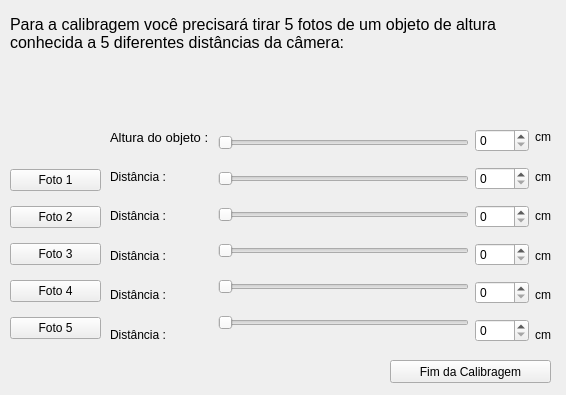
<?xml version="1.0" encoding="UTF-8"?>
<ui version="4.0">
 <class>JaneladeCalibragem</class>
 <widget class="QWidget" name="JaneladeCalibragem">
  <property name="geometry">
   <rect>
    <x>0</x>
    <y>0</y>
    <width>566</width>
    <height>395</height>
   </rect>
  </property>
  <property name="windowTitle">
   <string>Janela de Calibragem</string>
  </property>
  <widget class="QLabel" name="label_6">
   <property name="geometry">
    <rect>
     <x>720</x>
     <y>380</y>
     <width>57</width>
     <height>15</height>
    </rect>
   </property>
   <property name="text">
    <string>cm</string>
   </property>
  </widget>
  <widget class="QPushButton" name="pushButton">
   <property name="geometry">
    <rect>
     <x>390</x>
     <y>360</y>
     <width>161</width>
     <height>23</height>
    </rect>
   </property>
   <property name="text">
    <string>Fim da Calibragem</string>
   </property>
  </widget>
  <widget class="QLabel" name="label_3">
   <property name="geometry">
    <rect>
     <x>10</x>
     <y>14</y>
     <width>551</width>
     <height>57</height>
    </rect>
   </property>
   <property name="font">
    <font>
     <pointsize>12</pointsize>
    </font>
   </property>
   <property name="text">
    <string>Para a calibragem você precisará tirar 5 fotos de um objeto de altura
conhecida a 5 diferentes distâncias da câmera:
</string>
   </property>
  </widget>
  <widget class="QWidget" name="layoutWidget">
   <property name="geometry">
    <rect>
     <x>10</x>
     <y>160</y>
     <width>91</width>
     <height>191</height>
    </rect>
   </property>
   <layout class="QVBoxLayout" name="verticalLayout_5">
    <item>
     <widget class="QPushButton" name="pushButton_2">
      <property name="text">
       <string>Foto 1</string>
      </property>
     </widget>
    </item>
    <item>
     <widget class="QPushButton" name="pushButton_3">
      <property name="text">
       <string>Foto 2</string>
      </property>
     </widget>
    </item>
    <item>
     <widget class="QPushButton" name="pushButton_5">
      <property name="text">
       <string>Foto 3</string>
      </property>
     </widget>
    </item>
    <item>
     <widget class="QPushButton" name="pushButton_4">
      <property name="text">
       <string>Foto 4</string>
      </property>
     </widget>
    </item>
    <item>
     <widget class="QPushButton" name="pushButton_6">
      <property name="text">
       <string>Foto 5</string>
      </property>
     </widget>
    </item>
   </layout>
  </widget>
  <widget class="QWidget" name="layoutWidget">
   <property name="geometry">
    <rect>
     <x>110</x>
     <y>120</y>
     <width>441</width>
     <height>231</height>
    </rect>
   </property>
   <layout class="QHBoxLayout" name="horizontalLayout">
    <item>
     <layout class="QVBoxLayout" name="verticalLayout_4">
      <item>
       <widget class="QLabel" name="label">
        <property name="font">
         <font>
          <pointsize>10</pointsize>
         </font>
        </property>
        <property name="text">
         <string>Altura do objeto : </string>
        </property>
       </widget>
      </item>
      <item>
       <widget class="QLabel" name="label_4">
        <property name="text">
         <string>Distância :</string>
        </property>
       </widget>
      </item>
      <item>
       <widget class="QLabel" name="label_10">
        <property name="text">
         <string>Distância :</string>
        </property>
       </widget>
      </item>
      <item>
       <widget class="QLabel" name="label_13">
        <property name="text">
         <string>Distância :</string>
        </property>
       </widget>
      </item>
      <item>
       <widget class="QLabel" name="label_16">
        <property name="text">
         <string>Distância :</string>
        </property>
       </widget>
      </item>
      <item>
       <widget class="QLabel" name="label_15">
        <property name="text">
         <string>Distância :</string>
        </property>
       </widget>
      </item>
     </layout>
    </item>
    <item>
     <layout class="QVBoxLayout" name="verticalLayout_3">
      <item>
       <widget class="QSlider" name="horizontalSlider">
        <property name="maximum">
         <number>1000</number>
        </property>
        <property name="singleStep">
         <number>10</number>
        </property>
        <property name="orientation">
         <enum>Qt::Horizontal</enum>
        </property>
       </widget>
      </item>
      <item>
       <widget class="QSlider" name="horizontalSlider_2">
        <property name="maximum">
         <number>1000</number>
        </property>
        <property name="singleStep">
         <number>10</number>
        </property>
        <property name="orientation">
         <enum>Qt::Horizontal</enum>
        </property>
       </widget>
      </item>
      <item>
       <widget class="QSlider" name="horizontalSlider_4">
        <property name="maximum">
         <number>1000</number>
        </property>
        <property name="singleStep">
         <number>10</number>
        </property>
        <property name="orientation">
         <enum>Qt::Horizontal</enum>
        </property>
       </widget>
      </item>
      <item>
       <widget class="QSlider" name="horizontalSlider_5">
        <property name="maximum">
         <number>1000</number>
        </property>
        <property name="singleStep">
         <number>10</number>
        </property>
        <property name="orientation">
         <enum>Qt::Horizontal</enum>
        </property>
       </widget>
      </item>
      <item>
       <widget class="QSlider" name="horizontalSlider_6">
        <property name="maximum">
         <number>1000</number>
        </property>
        <property name="singleStep">
         <number>10</number>
        </property>
        <property name="orientation">
         <enum>Qt::Horizontal</enum>
        </property>
       </widget>
      </item>
      <item>
       <widget class="QSlider" name="horizontalSlider_3">
        <property name="maximum">
         <number>1000</number>
        </property>
        <property name="singleStep">
         <number>10</number>
        </property>
        <property name="orientation">
         <enum>Qt::Horizontal</enum>
        </property>
       </widget>
      </item>
     </layout>
    </item>
    <item>
     <layout class="QVBoxLayout" name="verticalLayout_2">
      <item>
       <widget class="QSpinBox" name="spinBox">
        <property name="maximum">
         <number>1000</number>
        </property>
       </widget>
      </item>
      <item>
       <widget class="QSpinBox" name="spinBox_2">
        <property name="maximum">
         <number>1000</number>
        </property>
       </widget>
      </item>
      <item>
       <widget class="QSpinBox" name="spinBox_3">
        <property name="maximum">
         <number>1000</number>
        </property>
       </widget>
      </item>
      <item>
       <widget class="QSpinBox" name="spinBox_4">
        <property name="maximum">
         <number>1000</number>
        </property>
       </widget>
      </item>
      <item>
       <widget class="QSpinBox" name="spinBox_5">
        <property name="maximum">
         <number>1000</number>
        </property>
       </widget>
      </item>
      <item>
       <widget class="QSpinBox" name="spinBox_6">
        <property name="maximum">
         <number>1000</number>
        </property>
       </widget>
      </item>
     </layout>
    </item>
    <item>
     <layout class="QVBoxLayout" name="verticalLayout">
      <item>
       <widget class="QLabel" name="label_2">
        <property name="text">
         <string>cm</string>
        </property>
       </widget>
      </item>
      <item>
       <widget class="QLabel" name="label_5">
        <property name="text">
         <string>cm</string>
        </property>
       </widget>
      </item>
      <item>
       <widget class="QLabel" name="label_9">
        <property name="text">
         <string>cm</string>
        </property>
       </widget>
      </item>
      <item>
       <widget class="QLabel" name="label_12">
        <property name="text">
         <string>cm</string>
        </property>
       </widget>
      </item>
      <item>
       <widget class="QLabel" name="label_17">
        <property name="text">
         <string>cm</string>
        </property>
       </widget>
      </item>
      <item>
       <widget class="QLabel" name="label_7">
        <property name="text">
         <string>cm</string>
        </property>
       </widget>
      </item>
     </layout>
    </item>
   </layout>
  </widget>
  <zorder>layoutWidget</zorder>
  <zorder>layoutWidget</zorder>
  <zorder>label_6</zorder>
  <zorder>pushButton</zorder>
  <zorder>label_3</zorder>
 </widget>
 <resources/>
 <connections/>
</ui>
